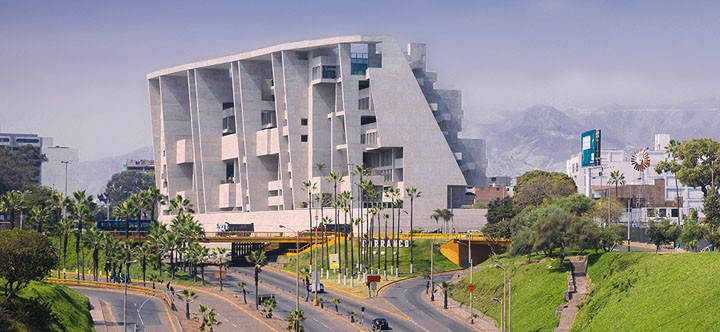
#> input picture python/CICLO 2022-0/CICLO VERANO/Tareas/T3/foto_utec.bmp, 720 x 332 px
$ python solution.py
#> lines starting #> are read from the running program, lines starting #| are printed output that depends on the picture
import imageio
import numpy as np


def leer_imagen(ruta):
    """
    La función leer_imagen recibe un string con la ruta
    de una imagen en formato BMP y retorna una lista de
    tres dimensiones con el mapa de bits de la imagen.
    Asimismo, convertimos la lista de numpy a una lista
    común y corriente.
    """
#> called with ruta = 'foto_utec.bmp'
    np_array = np.array(imageio.imread(ruta), dtype='int')
    # noinspection PyTypeChecker
    lista_3d = np_array.tolist()
#> lista_3d = 332 items
    return lista_3d


def guardar_imagen(ruta, lista_3d):
    """
    La función guardar_imagen recibe una lista de 3
    dimensiones con el mapa de bits de la imagen
    y retorna la imagen en formato bmp.
    """
    return imageio.imwrite(ruta, np.array(lista_3d, dtype='uint8'))


class Solution:

    def aplicar_escala_de_rojos(self, lista_3d=leer_imagen('foto_utec.bmp')):
        """
        # Tonos rojos
        # [250, 50, 100]
        # prom = 133
        # [133, 0, 0]
        """
        result = lista_3d
#> result = 332 items
        # SU SOLUCION EMPIEZA AQUI
        for i in result:  # [255,45,125],[48,15,49],[48,35,94]
            for colores in i:  # [255,45,125]  [R,G,B] [SR,SG,SB]
                rojo = colores[0]
                verde = colores[1]
                azul = colores[2]
                a = round((rojo + verde + azul)/3)
                colores[0] = a
                colores[1] = 0
                colores[2] = 0
#> after the loop, colores = [105, 0, 0, 255]
        # SU SOLUCION TERMINA AQUI
        return result


guardar_imagen("foto_utec_redscale.png", Solution().aplicar_escala_de_rojos())
#> in guardar_imagen, `return imageio.imwrite(ruta, np.array(lista_3d, dtype='uint8'))`:
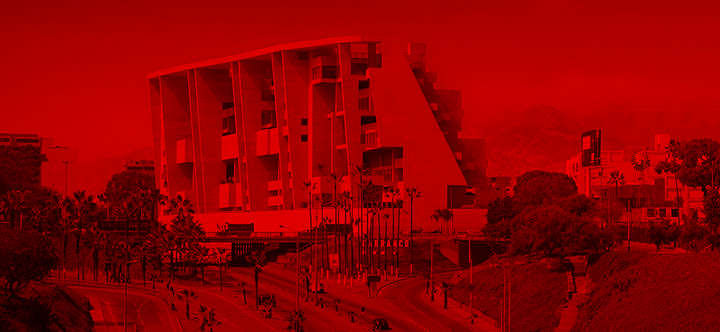
#> saved as foto_utec_redscale.png: shape (332, 720, 3); mean R, G, B 142.9, 0, 0

$ run again, with python/CICLO 2022-0/CICLO VERANO/Listas/Matrices/macchupicchu.jpg saved as python/CICLO 2022-0/CICLO VERANO/Tareas/T3/foto_utec.bmp
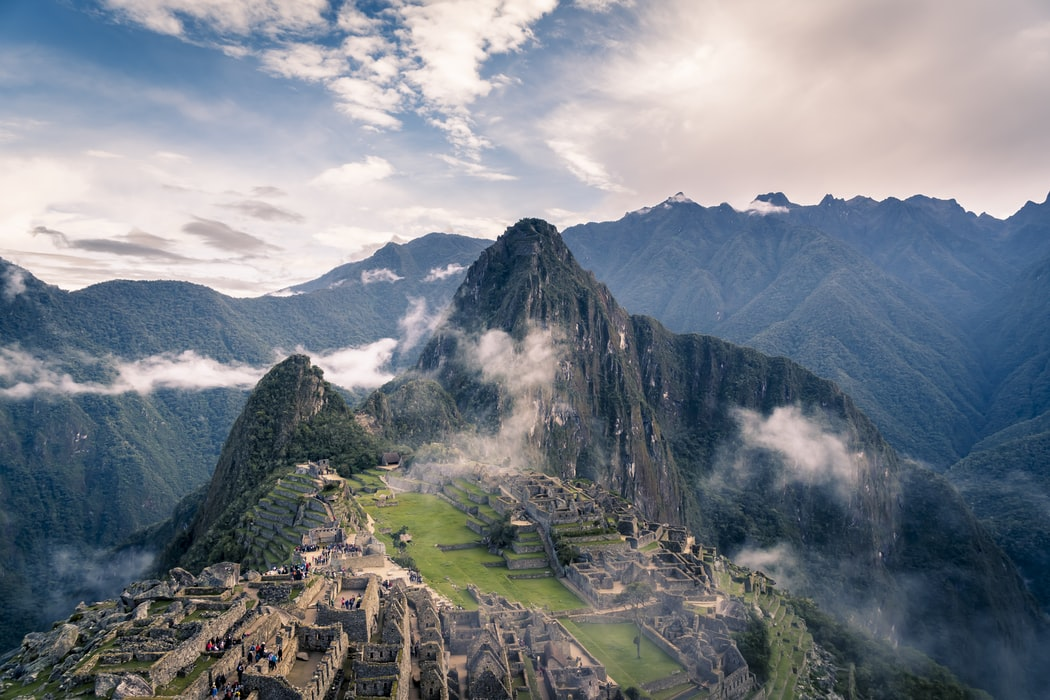
#> input picture python/CICLO 2022-0/CICLO VERANO/Listas/Matrices/macchupicchu.jpg, 1050 x 700 px
#> lista_3d = 700 items
#> after the loop in aplicar_escala_de_rojos, `for i in result:`: colores = [63, 0, 0]
#> in guardar_imagen, `return imageio.imwrite(ruta, np.array(lista_3d, dtype='uint8'))`:
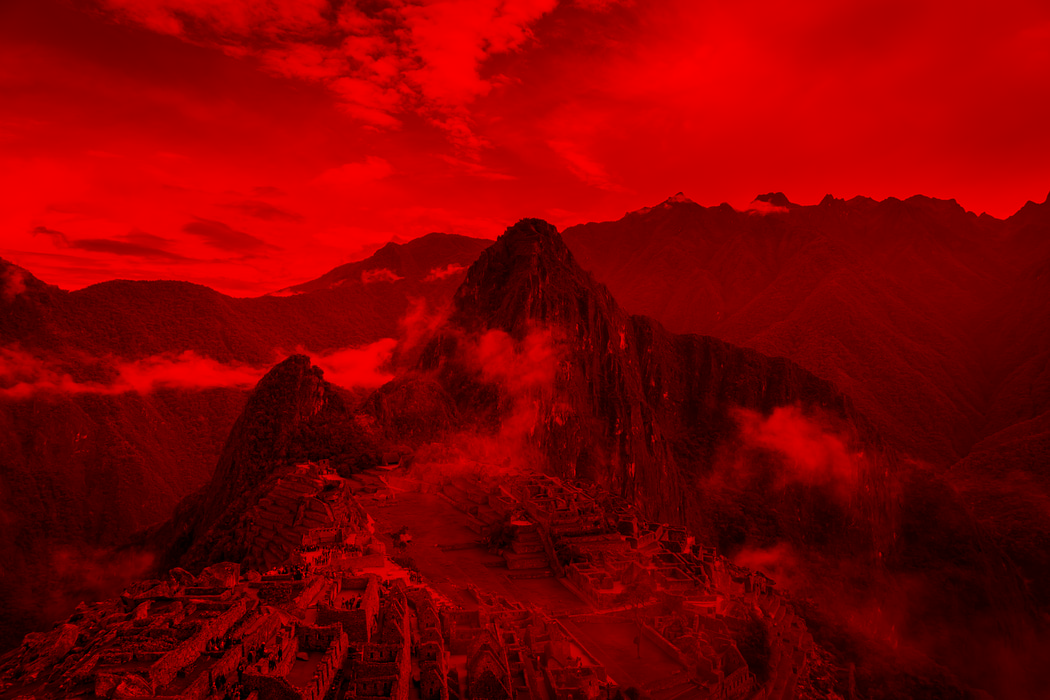
#> saved as foto_utec_redscale.png: shape (700, 1050, 3); mean R, G, B 128.6, 0, 0
